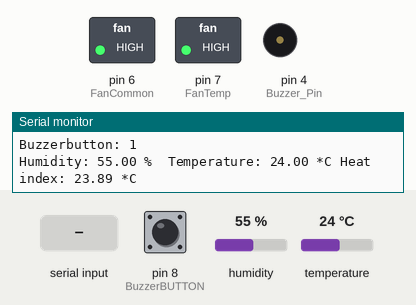
Recording of a sketch running on a simulated Arduino Uno, built with avr-gcc and run on an emulated ATmega328P. Shown: switched loads named in the sketch (green lamp = pin HIGH), buzzer (waves = sounding), the last lines printed to the serial monitor. The inputs (shaded band) are chosen by the test bench; at power-on: temperature 24 °C, pin 8 (BuzzerBUTTON) LOW, humidity 55 %.

Above: at 1.2 s.
1.3 s: temperature set to 26.5 °C
7.4 s: temperature set to 27.7 °C
At 9.4 s:
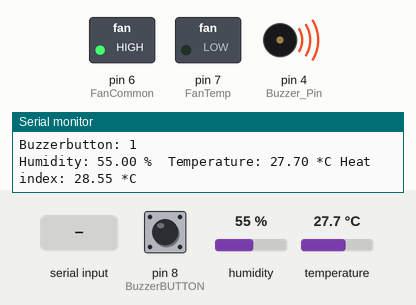
9.7 s: "1" received over the second serial link
15.8 s: "0" received over the second serial link
21.9 s: pin 8 (BuzzerBUTTON) pulled HIGH for 0.15 s
At 23.1 s:
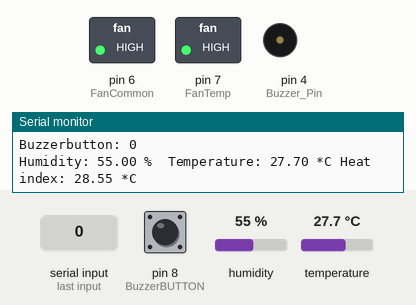
28.2 s: pin 8 (BuzzerBUTTON) pulled HIGH for 1 s
At 30.5 s:
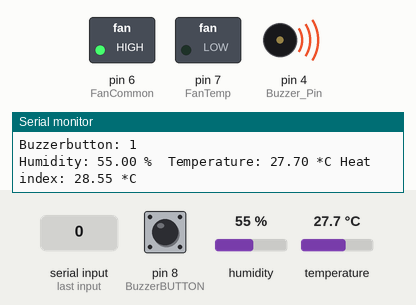
Timing chart, 0 to 32.0 s (numbered marks = the images above; inputs shaded):
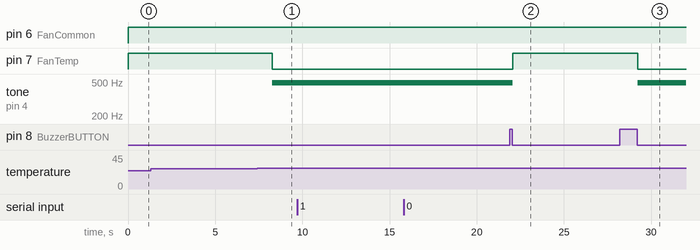

The sketch:

HTSensor.ino
```cpp
///////////////////////////////////////////////////////////////////////////////////////
//                                      Library                                      //
///////////////////////////////////////////////////////////////////////////////////////

#include <DHT.h> //DHT-22센서 라이브러리
#include <BTCommand.h> // BT 관련 상수값 헤더파일
#include <SoftwareSerial.h> // BT Serial을 위한 라이브러리

///////////////////////////////////////////////////////////////////////////////////////
//                                 Pin Setting                                       //
///////////////////////////////////////////////////////////////////////////////////////

int DHT_Data_Pin = 5; // DHT 데이터 핀

int Buzzer_Pin = 4; // 부저 핀 넘버
int BuzzerBUTTON = 8; // 부저 제어 버튼 핀

int FanCommon= 6;  // Fan(Temp, Dust) 공용 핀
int FanTemp = 7;   // 온도 조절 Fan 핀
int FanStatus = 0; // Fan 상태 (0=Off, 1=On)
int AutoMode = 1;

DHT dht(DHT_Data_Pin, DHT22); // DHT22 데이터 8번핀

SoftwareSerial btSerial(2, 3); // Rx=D2, Tx=D3로 설정한 BT Serial

////////////////////////////////////////////////////////////////////////////////////////
//                                 Initial Value                                      //
////////////////////////////////////////////////////////////////////////////////////////

////////////////////////////// <부저파트> //////////////////////////////

int Buzzer_State = 0; // 부저 상태 초기값(ON - 화재 시 작동)

int State2 = 0; // 부저 버튼 상태 변환 변수
int BuzzerBUTTONState; // 부저 버튼 상태 변수
int Count2 = 0; // 부저 버튼 눌린 횟수 카운터

int Criteria_Temp = 27; // 부저 & Fan 작동 온도 (27도)

//////////////////////////////////////////////////////////////////////////////////////////
//                                 Setup Part                                           //
//////////////////////////////////////////////////////////////////////////////////////////

void setup()
{
  Serial.begin(9600); //시리얼통신을 정의
  btSerial.begin(9600);
  dht.begin(); //DHT22센서의 사용시작을 정의해줍니다.

  pinMode(Buzzer_Pin, OUTPUT); // 부저를 출력으로 설정

  pinMode(BuzzerBUTTON,INPUT); // Buzzer ON/OFF 버튼을 입력으로 설정

  pinMode(FanCommon, OUTPUT); // Fan 공용핀(Temp, Dust)을 출력으로 설정
  pinMode(FanTemp, OUTPUT); // Fan 공용핀(Temp, Dust)을 출력으로 설정

  btSerial.listen();
}

////////////////////////////////////////////////////////////////////////////////////////////
//                                  Loop Part                                             //
////////////////////////////////////////////////////////////////////////////////////////////

void loop()
{
///////////////////////////// Temp & Humi Measurement //////////////////////////

  delay(10);   //측정하는 시간사이에 딜레이
  float h = dht.readHumidity();  //습도값
  float t = dht.readTemperature(); //온도값
  float hic = dht.computeHeatIndex(t, h, false); //체감온도

////////////////////////////// Buzzer Button Part //////////////////////////////////////

  BuzzerBUTTONState = digitalRead(BuzzerBUTTON); // 현재 LED 버튼 상태 입력

   if(BuzzerBUTTONState == HIGH){ // 부저버튼이 눌리지 않았을때
    if(State2==0){ // 상태가 0 이었다면
     delay(10);
     State2=1;     // 상태를 1로 바꿈
     }
  }
  if(BuzzerBUTTONState == LOW){ // 부저버튼이 눌리면
    if(State2==1){ // 상태가 1이라면
     Count2 +=1;   // count 값 증가(눌렸음을 표시)
     delay(10);
     State2=0;     // 상태를 0으로 바꿈
     }
  }

   if(Count2%2==0){
      Buzzer_State = 1;// 부저 버튼이 짝수번 눌리면 작동

        Serial.print("Buzzerbutton: ");
        Serial.println(Buzzer_State);
  }
  else{
      Buzzer_State = 0; // 부저 버튼이 홀수번 눌리면 복구

      Serial.print("Buzzerbutton: ");
        Serial.println(Buzzer_State);
  }

//////////////////////// Buzzer & TempFan Runnig Part /////////////////////////////
   digitalWrite(FanCommon,HIGH); // Fan 공용 핀은 계속 HIGH 상태 출력(동작)

  if (AutoMode)
  {
    if(t>=Criteria_Temp&&Buzzer_State==1)
    {
      tone(Buzzer_Pin, 493); // 부저 동작

      digitalWrite(FanTemp,LOW); // Fan 온도 낮추기 위해 동작
      FanStatus = 1;

      delay(10);
    }
    else
    {
      noTone(Buzzer_Pin);

      digitalWrite(FanTemp,HIGH); // Fan 정지
      FanStatus = 0;

      delay(10);
    }
  }

//////////////////////// BT Communication Part /////////////////////////////

  while (btSerial.available())
  {
    String command = btSerial.readString();

    command.trim();

    if (command.equals(CHECK_RESPONSE))
    {
      btSerial.println(SEND_RESPONSE);
    }
    else if (command.equals(REQUEST_TYPE))
    {
      btSerial.println(TYPE_HT);
    }
    else if (command.equals(REQUEST_DATA))
    {
      String sep = ";";
      String data = t + sep + h + sep + FanStatus;

      btSerial.println(data);
    }
    else if (command.indexOf(COMMAND_FAN_TOGGLE) > 0)
    {
      if (FanStatus)
      {
        digitalWrite(FanTemp, HIGH);
        FanStatus = 0;
        AutoMode = 1;
      }
      else
      {
        digitalWrite(FanTemp, LOW);
        FanStatus = 1;
        AutoMode = 0;
      }
    }
  }

////////////////////////////////////////////////////////////////////////////////////////////
//                                       Serial Monitor                                   //
////////////////////////////////////////////////////////////////////////////////////////////

////////////////////////////////////////////////////////////////////

  // 시리얼 모니터 함수 (온습도 확인용)
  Serial.print("Humidity: ");
  Serial.print(h); //습도가 출력
  Serial.print(" %\t");
  Serial.print("Temperature: ");
  Serial.print(t); //온도가 출력
  Serial.print(" *C ");
  Serial.print("Heat index: ");
  Serial.print(hic); //체감온도 출력
  Serial.println(" *C ");
}
```

BTCommand.h
```cpp
// Check Response
#define CHECK_RESPONSE "Server"
#define SEND_RESPONSE "Module"

// Common
#define REQUEST_TYPE "Type"

// Type
#define TYPE_HT "HT"
#define TYPE_DUST "Dust"
#define TYPE_LIGHT "Light"
#define TYPE_CCTV "CCTV"
#define TYPE_GAS "Gas"
#define TYPE_DOORLOCK "Doorlock"

// Command
#define REQUEST_DATA "Data"
#define COMMAND_FAN_TOGGLE "Fan"
#define COMMAND_LED_TOGGLE "LED"
```

Measured:
- the behaviour switches between 26.9 and 27 °C on temperature (found by bisection; images 0 and 1)
- after the input at 7.4 s, pin 7 (FanTemp): HIGH → LOW after 0.89 s; tone on pin 4 (Buzzer_Pin): silent → 493 Hz after 0.89 s
- after the input at 21.9 s, pin 7 (FanTemp): LOW → HIGH after 0.17 s; tone on pin 4 (Buzzer_Pin): 493 Hz → silent after 0.17 s
- after the input at 28.2 s, pin 7 (FanTemp): HIGH → LOW after 1.0 s; tone on pin 4 (Buzzer_Pin): silent → 493 Hz after 1.0 s
